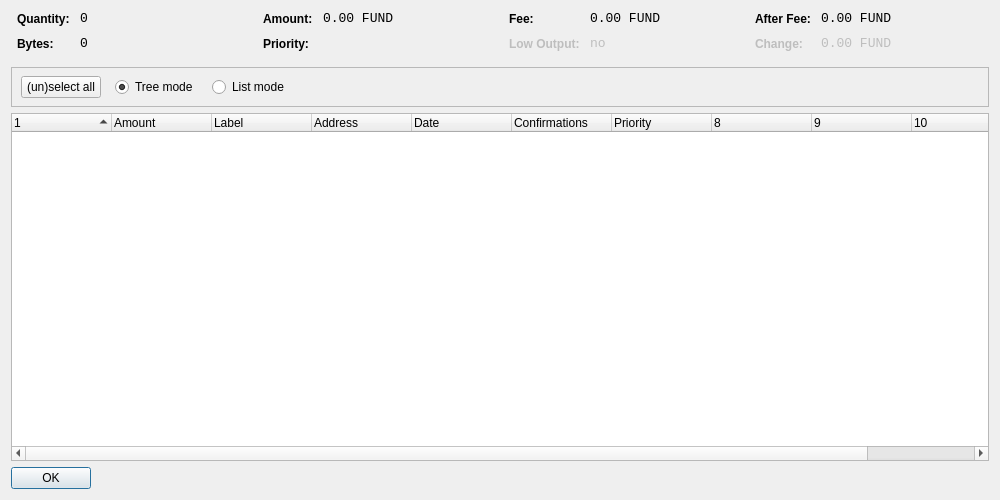
<?xml version="1.0" encoding="UTF-8"?>
<ui version="4.0">
 <class>CoinControlDialog</class>
 <widget class="QDialog" name="CoinControlDialog">
  <property name="geometry">
   <rect>
    <x>0</x>
    <y>0</y>
    <width>1000</width>
    <height>500</height>
   </rect>
  </property>
  <property name="windowTitle">
   <string>Coin Control</string>
  </property>
  <layout class="QVBoxLayout" name="verticalLayout">
   <item>
    <layout class="QHBoxLayout" name="horizontalLayoutTop" stretch="0,0,0,0">
     <property name="topMargin">
      <number>0</number>
     </property>
     <property name="bottomMargin">
      <number>10</number>
     </property>
     <item>
      <layout class="QFormLayout" name="formLayoutCoinControl1">
       <property name="horizontalSpacing">
        <number>10</number>
       </property>
       <property name="verticalSpacing">
        <number>10</number>
       </property>
       <property name="leftMargin">
        <number>6</number>
       </property>
       <property name="rightMargin">
        <number>6</number>
       </property>
       <item row="0" column="0">
        <widget class="QLabel" name="labelCoinControlQuantityText">
         <property name="styleSheet">
          <string notr="true">font-weight:bold;</string>
         </property>
         <property name="text">
          <string>Quantity:</string>
         </property>
        </widget>
       </item>
       <item row="0" column="1">
        <widget class="QLabel" name="labelCoinControlQuantity">
         <property name="font">
          <font>
           <family>Monospace</family>
           <pointsize>10</pointsize>
          </font>
         </property>
         <property name="cursor">
          <cursorShape>IBeamCursor</cursorShape>
         </property>
         <property name="contextMenuPolicy">
          <enum>Qt::ActionsContextMenu</enum>
         </property>
         <property name="text">
          <string notr="true">0</string>
         </property>
         <property name="textInteractionFlags">
          <set>Qt::LinksAccessibleByMouse|Qt::TextSelectableByKeyboard|Qt::TextSelectableByMouse</set>
         </property>
        </widget>
       </item>
       <item row="1" column="0">
        <widget class="QLabel" name="labelCoinControlBytesText">
         <property name="styleSheet">
          <string notr="true">font-weight:bold;</string>
         </property>
         <property name="text">
          <string>Bytes:</string>
         </property>
        </widget>
       </item>
       <item row="1" column="1">
        <widget class="QLabel" name="labelCoinControlBytes">
         <property name="font">
          <font>
           <family>Monospace</family>
           <pointsize>10</pointsize>
          </font>
         </property>
         <property name="cursor">
          <cursorShape>IBeamCursor</cursorShape>
         </property>
         <property name="contextMenuPolicy">
          <enum>Qt::ActionsContextMenu</enum>
         </property>
         <property name="text">
          <string notr="true">0</string>
         </property>
         <property name="textInteractionFlags">
          <set>Qt::LinksAccessibleByMouse|Qt::TextSelectableByKeyboard|Qt::TextSelectableByMouse</set>
         </property>
        </widget>
       </item>
      </layout>
     </item>
     <item>
      <layout class="QFormLayout" name="formLayoutCoinControl2">
       <property name="horizontalSpacing">
        <number>10</number>
       </property>
       <property name="verticalSpacing">
        <number>10</number>
       </property>
       <property name="leftMargin">
        <number>6</number>
       </property>
       <property name="rightMargin">
        <number>6</number>
       </property>
       <item row="0" column="0">
        <widget class="QLabel" name="labelCoinControlAmountText">
         <property name="styleSheet">
          <string notr="true">font-weight:bold;</string>
         </property>
         <property name="text">
          <string>Amount:</string>
         </property>
        </widget>
       </item>
       <item row="0" column="1">
        <widget class="QLabel" name="labelCoinControlAmount">
         <property name="font">
          <font>
           <family>Monospace</family>
           <pointsize>10</pointsize>
          </font>
         </property>
         <property name="cursor">
          <cursorShape>IBeamCursor</cursorShape>
         </property>
         <property name="contextMenuPolicy">
          <enum>Qt::ActionsContextMenu</enum>
         </property>
         <property name="text">
          <string notr="true">0.00 FUND</string>
         </property>
         <property name="textInteractionFlags">
          <set>Qt::LinksAccessibleByMouse|Qt::TextSelectableByKeyboard|Qt::TextSelectableByMouse</set>
         </property>
        </widget>
       </item>
       <item row="1" column="0">
        <widget class="QLabel" name="labelCoinControlPriorityText">
         <property name="styleSheet">
          <string notr="true">font-weight:bold;</string>
         </property>
         <property name="text">
          <string>Priority:</string>
         </property>
        </widget>
       </item>
       <item row="1" column="1">
        <widget class="QLabel" name="labelCoinControlPriority">
         <property name="font">
          <font>
           <family>Monospace</family>
           <pointsize>10</pointsize>
          </font>
         </property>
         <property name="cursor">
          <cursorShape>IBeamCursor</cursorShape>
         </property>
         <property name="contextMenuPolicy">
          <enum>Qt::ActionsContextMenu</enum>
         </property>
         <property name="text">
          <string/>
         </property>
         <property name="textInteractionFlags">
          <set>Qt::LinksAccessibleByMouse|Qt::TextSelectableByKeyboard|Qt::TextSelectableByMouse</set>
         </property>
        </widget>
       </item>
      </layout>
     </item>
     <item>
      <layout class="QFormLayout" name="formLayoutCoinControl3">
       <property name="horizontalSpacing">
        <number>10</number>
       </property>
       <property name="verticalSpacing">
        <number>10</number>
       </property>
       <property name="leftMargin">
        <number>6</number>
       </property>
       <property name="rightMargin">
        <number>6</number>
       </property>
       <item row="0" column="0">
        <widget class="QLabel" name="labelCoinControlFeeText">
         <property name="styleSheet">
          <string notr="true">font-weight:bold;</string>
         </property>
         <property name="text">
          <string>Fee:</string>
         </property>
        </widget>
       </item>
       <item row="0" column="1">
        <widget class="QLabel" name="labelCoinControlFee">
         <property name="font">
          <font>
           <family>Monospace</family>
           <pointsize>10</pointsize>
          </font>
         </property>
         <property name="cursor">
          <cursorShape>IBeamCursor</cursorShape>
         </property>
         <property name="contextMenuPolicy">
          <enum>Qt::ActionsContextMenu</enum>
         </property>
         <property name="text">
          <string notr="true">0.00 FUND</string>
         </property>
         <property name="textInteractionFlags">
          <set>Qt::LinksAccessibleByMouse|Qt::TextSelectableByKeyboard|Qt::TextSelectableByMouse</set>
         </property>
        </widget>
       </item>
       <item row="1" column="0">
        <widget class="QLabel" name="labelCoinControlLowOutputText">
         <property name="enabled">
          <bool>false</bool>
         </property>
         <property name="styleSheet">
          <string notr="true">font-weight:bold;</string>
         </property>
         <property name="text">
          <string>Low Output:</string>
         </property>
        </widget>
       </item>
       <item row="1" column="1">
        <widget class="QLabel" name="labelCoinControlLowOutput">
         <property name="enabled">
          <bool>false</bool>
         </property>
         <property name="font">
          <font>
           <family>Monospace</family>
           <pointsize>10</pointsize>
          </font>
         </property>
         <property name="cursor">
          <cursorShape>IBeamCursor</cursorShape>
         </property>
         <property name="contextMenuPolicy">
          <enum>Qt::ActionsContextMenu</enum>
         </property>
         <property name="text">
          <string notr="true">no</string>
         </property>
         <property name="textInteractionFlags">
          <set>Qt::LinksAccessibleByMouse|Qt::TextSelectableByKeyboard|Qt::TextSelectableByMouse</set>
         </property>
        </widget>
       </item>
      </layout>
     </item>
     <item>
      <layout class="QFormLayout" name="formLayoutCoinControl4">
       <property name="horizontalSpacing">
        <number>10</number>
       </property>
       <property name="verticalSpacing">
        <number>10</number>
       </property>
       <property name="leftMargin">
        <number>6</number>
       </property>
       <property name="rightMargin">
        <number>6</number>
       </property>
       <item row="0" column="0">
        <widget class="QLabel" name="labelCoinControlAfterFeeText">
         <property name="styleSheet">
          <string notr="true">font-weight:bold;</string>
         </property>
         <property name="text">
          <string>After Fee:</string>
         </property>
        </widget>
       </item>
       <item row="0" column="1">
        <widget class="QLabel" name="labelCoinControlAfterFee">
         <property name="font">
          <font>
           <family>Monospace</family>
           <pointsize>10</pointsize>
          </font>
         </property>
         <property name="cursor">
          <cursorShape>IBeamCursor</cursorShape>
         </property>
         <property name="contextMenuPolicy">
          <enum>Qt::ActionsContextMenu</enum>
         </property>
         <property name="text">
          <string notr="true">0.00 FUND</string>
         </property>
         <property name="textInteractionFlags">
          <set>Qt::LinksAccessibleByMouse|Qt::TextSelectableByKeyboard|Qt::TextSelectableByMouse</set>
         </property>
        </widget>
       </item>
       <item row="1" column="0">
        <widget class="QLabel" name="labelCoinControlChangeText">
         <property name="enabled">
          <bool>false</bool>
         </property>
         <property name="styleSheet">
          <string notr="true">font-weight:bold;</string>
         </property>
         <property name="text">
          <string>Change:</string>
         </property>
        </widget>
       </item>
       <item row="1" column="1">
        <widget class="QLabel" name="labelCoinControlChange">
         <property name="enabled">
          <bool>false</bool>
         </property>
         <property name="font">
          <font>
           <family>Monospace</family>
           <pointsize>10</pointsize>
          </font>
         </property>
         <property name="cursor">
          <cursorShape>IBeamCursor</cursorShape>
         </property>
         <property name="contextMenuPolicy">
          <enum>Qt::ActionsContextMenu</enum>
         </property>
         <property name="text">
          <string notr="true">0.00 FUND</string>
         </property>
         <property name="textInteractionFlags">
          <set>Qt::LinksAccessibleByMouse|Qt::TextSelectableByKeyboard|Qt::TextSelectableByMouse</set>
         </property>
        </widget>
       </item>
      </layout>
     </item>
    </layout>
   </item>
   <item>
    <widget class="QFrame" name="frame">
     <property name="minimumSize">
      <size>
       <width>0</width>
       <height>40</height>
      </size>
     </property>
     <property name="frameShape">
      <enum>QFrame::StyledPanel</enum>
     </property>
     <property name="frameShadow">
      <enum>QFrame::Sunken</enum>
     </property>
     <widget class="QWidget" name="horizontalLayoutWidget">
      <property name="geometry">
       <rect>
        <x>10</x>
        <y>0</y>
        <width>781</width>
        <height>41</height>
       </rect>
      </property>
      <layout class="QHBoxLayout" name="horizontalLayoutPanel" stretch="0,0,0,0,0">
       <property name="spacing">
        <number>14</number>
       </property>
       <item>
        <widget class="QPushButton" name="pushButtonSelectAll">
         <property name="sizePolicy">
          <sizepolicy hsizetype="Maximum" vsizetype="Fixed">
           <horstretch>0</horstretch>
           <verstretch>0</verstretch>
          </sizepolicy>
         </property>
         <property name="text">
          <string>(un)select all</string>
         </property>
        </widget>
       </item>
       <item>
        <widget class="QRadioButton" name="radioTreeMode">
         <property name="sizePolicy">
          <sizepolicy hsizetype="Maximum" vsizetype="Fixed">
           <horstretch>0</horstretch>
           <verstretch>0</verstretch>
          </sizepolicy>
         </property>
         <property name="text">
          <string>Tree mode</string>
         </property>
         <property name="checked">
          <bool>true</bool>
         </property>
        </widget>
       </item>
       <item>
        <widget class="QRadioButton" name="radioListMode">
         <property name="sizePolicy">
          <sizepolicy hsizetype="Maximum" vsizetype="Fixed">
           <horstretch>0</horstretch>
           <verstretch>0</verstretch>
          </sizepolicy>
         </property>
         <property name="text">
          <string>List mode</string>
         </property>
        </widget>
       </item>
       <item>
        <spacer name="horizontalSpacer">
         <property name="orientation">
          <enum>Qt::Horizontal</enum>
         </property>
         <property name="sizeHint" stdset="0">
          <size>
           <width>40</width>
           <height>20</height>
          </size>
         </property>
        </spacer>
       </item>
      </layout>
     </widget>
    </widget>
   </item>
   <item>
    <widget class="CoinControlTreeWidget" name="treeWidget">
     <property name="contextMenuPolicy">
      <enum>Qt::CustomContextMenu</enum>
     </property>
     <property name="sortingEnabled">
      <bool>false</bool>
     </property>
     <property name="columnCount">
      <number>11</number>
     </property>
     <attribute name="headerShowSortIndicator" stdset="0">
      <bool>true</bool>
     </attribute>
     <attribute name="headerStretchLastSection">
      <bool>false</bool>
     </attribute>
     <column>
      <property name="text">
       <string/>
      </property>
     </column>
     <column>
      <property name="text">
       <string>Amount</string>
      </property>
     </column>
     <column>
      <property name="text">
       <string>Label</string>
      </property>
     </column>
     <column>
      <property name="text">
       <string>Address</string>
      </property>
     </column>
     <column>
      <property name="text">
       <string>Date</string>
      </property>
     </column>
     <column>
      <property name="text">
       <string>Confirmations</string>
      </property>
      <property name="toolTip">
       <string>Confirmed</string>
      </property>
     </column>
     <column>
      <property name="text">
       <string>Priority</string>
      </property>
     </column>
     <column>
      <property name="text">
       <string/>
      </property>
     </column>
     <column>
      <property name="text">
       <string/>
      </property>
     </column>
     <column>
      <property name="text">
       <string/>
      </property>
     </column>
     <column>
      <property name="text">
       <string/>
      </property>
     </column>
    </widget>
   </item>
   <item>
    <widget class="QDialogButtonBox" name="buttonBox">
     <property name="sizePolicy">
      <sizepolicy hsizetype="Maximum" vsizetype="Fixed">
       <horstretch>0</horstretch>
       <verstretch>0</verstretch>
      </sizepolicy>
     </property>
     <property name="orientation">
      <enum>Qt::Horizontal</enum>
     </property>
     <property name="standardButtons">
      <set>QDialogButtonBox::Ok</set>
     </property>
    </widget>
   </item>
  </layout>
 </widget>
 <customwidgets>
  <customwidget>
   <class>CoinControlTreeWidget</class>
   <extends>QTreeWidget</extends>
   <header>coincontroltreewidget.h</header>
  </customwidget>
 </customwidgets>
 <resources/>
 <connections/>
</ui>
